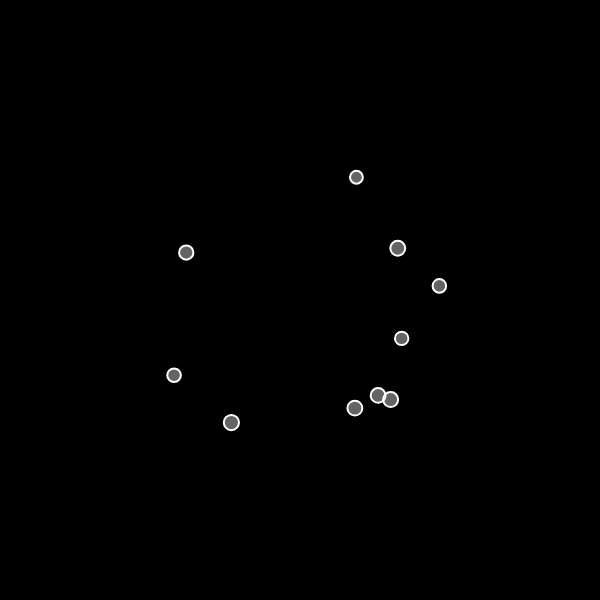
Frame 1 (no input)
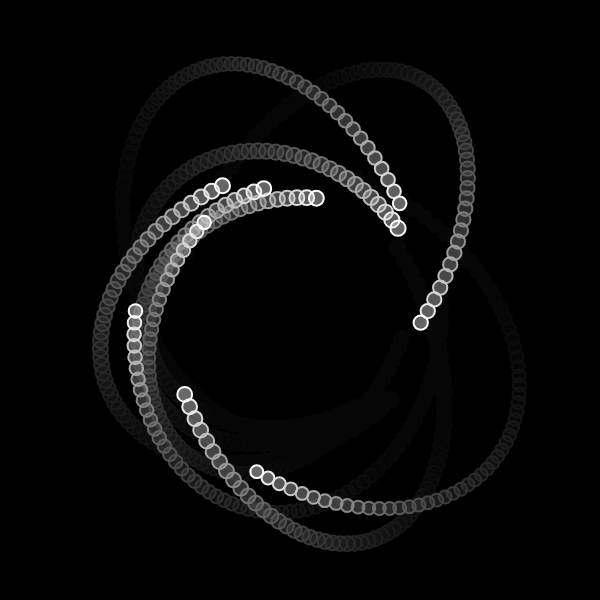
Frame 60 (no input)
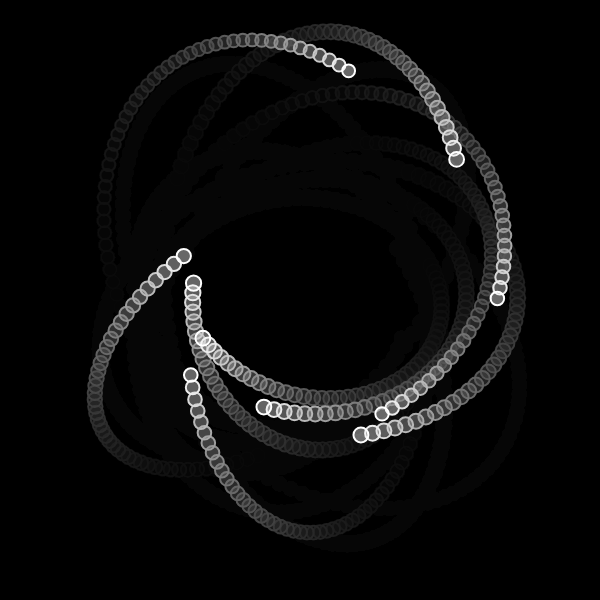
Frame 120 (the mouse pressed at the canvas centre since frame 60)

The p5.js sketch that drew these frames (run headless with seeded random() and noise() and a simulated clock; from frame 60 on, the mouse is pressed at the canvas centre):

// p5.js sketch
// ── sketch.js
// Mutual Attract// The Nature of Code

let movers = [];
let sun;

function setup() {
  createCanvas(600, 600);
  for (let i = 0; i < 10; i++) {
    let pos = p5.Vector.random2D();
    let vel = pos.copy();
    vel.setMag(random(10, 15));
    pos.setMag(random(100, 150));
    vel.rotate(PI / 2);
    let m = random(10, 15);
    movers[i] = new Mover(pos.x, pos.y, vel.x, vel.y, m);
  }
  sun = new Mover(0, 0, 0, 0, 500);
  // movers[0] = new Mover(300, 200, 0, 5, 10);
  // movers[1] = new Mover(100, 200, 0, -5, 10);
  // movers[2] = new Mover(200, 300, -5, 0, 10);
  // movers[3] = new Mover(200, 100, 5, 0, 10);
  background(0);
}

function draw() {
  background(0, 20);
  translate(width / 2, height / 2);

  for (let mover of movers) {
    sun.attract(mover);
    for (let other of movers) {
      if (mover !== other) {
        mover.attract(other);
        // stroke(255);
        // line(mover.pos.x, mover.pos.y, other.pos.x, other.pos.y);
      }
    }
  }

  for (let mover of movers) {
    mover.update();
    mover.show();
  }
  //sun.show();
}

// ── mover.js
// Gravitational Attraction
// The Nature of Code
// The Coding Train / Daniel Shiffman
// https://youtu.be/EpgB3cNhKPM
// https://thecodingtrain.com/learning/nature-of-code/2.5-gravitational-attraction.html
// https://editor.p5js.org/codingtrain/sketches/MkLraatd

class Mover {
  constructor(x, y, vx, vy, m) {
    this.pos = createVector(x, y);
    this.vel = createVector(vx, vy);
    this.acc = createVector(0, 0);
    this.mass = m;
    this.r = sqrt(this.mass) * 2;
  }

  applyForce(force) {
    let f = p5.Vector.div(force, this.mass);
    this.acc.add(f);
  }

  attract(mover) {
    let force = p5.Vector.sub(this.pos, mover.pos);
    let distanceSq = constrain(force.magSq(), 100, 1000);
    let G = 1;
    let strength = (G * (this.mass * mover.mass)) / distanceSq;
    force.setMag(strength);
    mover.applyForce(force);
  }

  update() {
    this.vel.add(this.acc);
    this.pos.add(this.vel);
    this.acc.set(0, 0);
  }

  show() {
    stroke(255);
    strokeWeight(2);
    fill(255, 100);
    ellipse(this.pos.x, this.pos.y, this.r * 2);
  }
}
